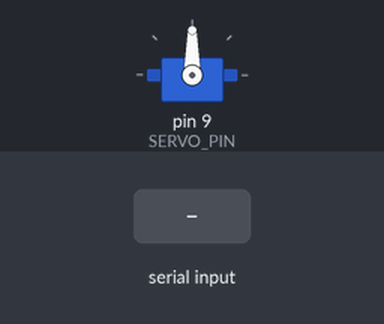
This sketch was run on a simulated Arduino Uno, built with avr-gcc and run on an emulated ATmega328P. Shown: servo. The test bench sets the inputs (shaded band).

Above: at 1.2 s.
1.3 s: "L" received over Serial
At 2.0 s:
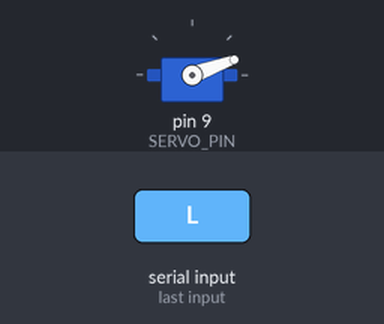
2.8 s: "R" received over Serial
At 3.1 s:
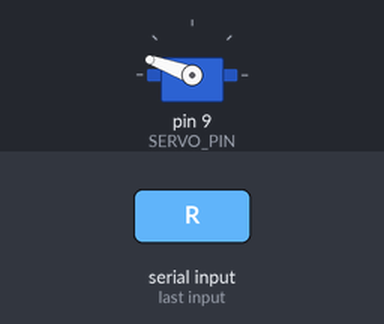
4.3 s: "F" received over Serial
At 5.5 s:
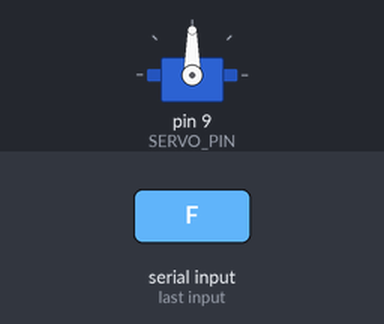
Timing chart, 0 to 7.3 s (numbered marks = the images above; inputs shaded):
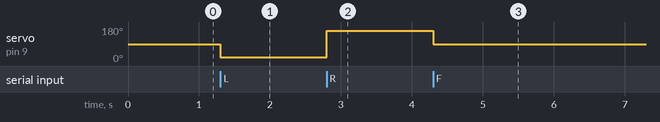

The sketch:

ecosort_servo.ino
```cpp
/* ===========================================================================
 * EcoSort AI - Arduino tilt-servo firmware
 * ===========================================================================
 * OPTIONAL. Only needed if you set  SERVO_BACKEND: "arduino"  in config.yaml.
 *
 * The Raspberry Pi sends one character over USB serial; this sketch tilts the
 * sorting platform accordingly:
 *
 *     'L'  -> tilt LEFT   (PLASTIC)
 *     'R'  -> tilt RIGHT  (PAPER)
 *     'F'  -> return FLAT / level
 *
 * Wiring:
 *     Servo signal -> Arduino pin 9
 *     Servo V+     -> external 5V supply  (NOT the Arduino 5V pin)
 *     Servo GND    -> common ground (shared with the Arduino GND)
 *
 * Upload with the Arduino IDE, then note the COM port (Windows) or
 * /dev/ttyUSB0 (Linux) and put it in ARDUINO_PORT in config.yaml.
 * =========================================================================== */

#include <Servo.h>

const int SERVO_PIN  = 9;
const int ANGLE_LEFT  = 20;   // tilt left  (PLASTIC)
const int ANGLE_FLAT  = 90;   // level / resting
const int ANGLE_RIGHT = 160;  // tilt right (PAPER)

Servo platform;

void setup() {
  Serial.begin(9600);
  platform.attach(SERVO_PIN);
  platform.write(ANGLE_FLAT);
}

void loop() {
  if (Serial.available() > 0) {
    char cmd = Serial.read();
    switch (cmd) {
      case 'L': platform.write(ANGLE_LEFT);  break;
      case 'R': platform.write(ANGLE_RIGHT); break;
      case 'F': platform.write(ANGLE_FLAT);  break;
      default:  break;  // ignore newlines / unknown characters
    }
  }
}
```

Measured:
- after the input at 1.3 s, servo on pin 9 (SERVO_PIN): 90° → 20° at once
- after the input at 2.8 s, servo on pin 9 (SERVO_PIN): 20° → 160° at once
- after the input at 4.3 s, servo on pin 9 (SERVO_PIN): 160° → 90° at once
